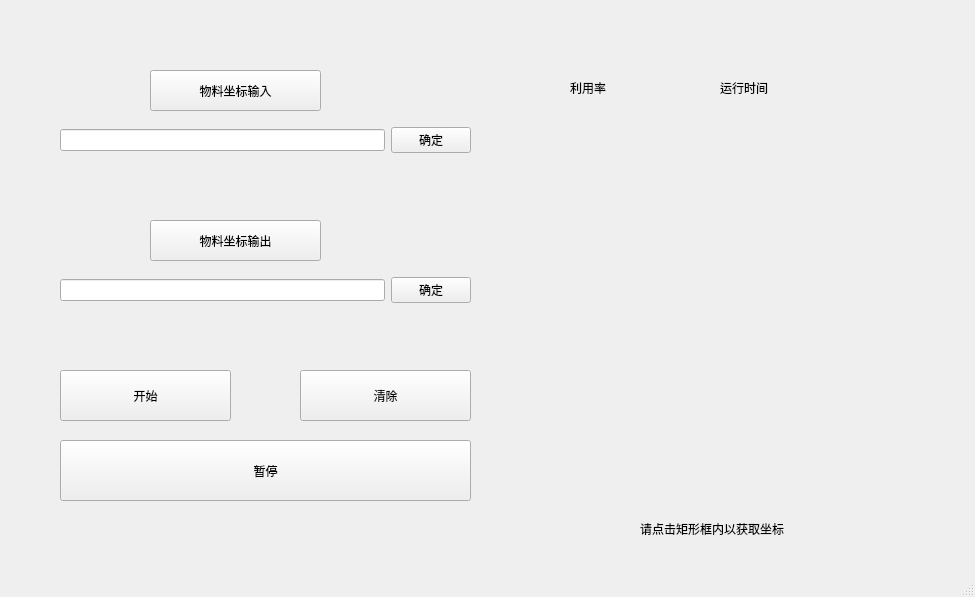
<?xml version="1.0" encoding="UTF-8"?>
<ui version="4.0">
 <class>MainWindow</class>
 <widget class="QMainWindow" name="MainWindow">
  <property name="geometry">
   <rect>
    <x>0</x>
    <y>0</y>
    <width>975</width>
    <height>597</height>
   </rect>
  </property>
  <property name="windowTitle">
   <string>MainWindow</string>
  </property>
  <widget class="QWidget" name="centralwidget">
   <widget class="QToolButton" name="toolButton">
    <property name="geometry">
     <rect>
      <x>150</x>
      <y>70</y>
      <width>171</width>
      <height>41</height>
     </rect>
    </property>
    <property name="text">
     <string>物料坐标输入</string>
    </property>
   </widget>
   <widget class="QWidget" name="layoutWidget">
    <property name="geometry">
     <rect>
      <x>60</x>
      <y>270</y>
      <width>411</width>
      <height>41</height>
     </rect>
    </property>
    <layout class="QHBoxLayout" name="horizontalLayout_2">
     <item>
      <widget class="QLineEdit" name="lineEdit_1"/>
     </item>
     <item>
      <widget class="QPushButton" name="pushButton_2">
       <property name="text">
        <string>确定</string>
       </property>
      </widget>
     </item>
    </layout>
   </widget>
   <widget class="QPushButton" name="pushButton_3">
    <property name="geometry">
     <rect>
      <x>60</x>
      <y>370</y>
      <width>171</width>
      <height>51</height>
     </rect>
    </property>
    <property name="text">
     <string>开始</string>
    </property>
   </widget>
   <widget class="QLabel" name="label_3">
    <property name="geometry">
     <rect>
      <x>640</x>
      <y>520</y>
      <width>211</width>
      <height>17</height>
     </rect>
    </property>
    <property name="text">
     <string>请点击矩形框内以获取坐标</string>
    </property>
   </widget>
   <widget class="QToolButton" name="toolButton_1">
    <property name="geometry">
     <rect>
      <x>150</x>
      <y>220</y>
      <width>171</width>
      <height>41</height>
     </rect>
    </property>
    <property name="text">
     <string>物料坐标输出</string>
    </property>
   </widget>
   <widget class="QWidget" name="layoutWidget">
    <property name="geometry">
     <rect>
      <x>60</x>
      <y>120</y>
      <width>411</width>
      <height>41</height>
     </rect>
    </property>
    <layout class="QHBoxLayout" name="horizontalLayout">
     <item>
      <widget class="QLineEdit" name="lineEdit"/>
     </item>
     <item>
      <widget class="QPushButton" name="pushButton_1">
       <property name="text">
        <string>确定</string>
       </property>
      </widget>
     </item>
    </layout>
   </widget>
   <widget class="QLabel" name="label">
    <property name="geometry">
     <rect>
      <x>570</x>
      <y>80</y>
      <width>131</width>
      <height>16</height>
     </rect>
    </property>
    <property name="text">
     <string>利用率</string>
    </property>
   </widget>
   <widget class="QLabel" name="label_2">
    <property name="geometry">
     <rect>
      <x>720</x>
      <y>80</y>
      <width>171</width>
      <height>16</height>
     </rect>
    </property>
    <property name="text">
     <string>运行时间</string>
    </property>
   </widget>
   <widget class="QPushButton" name="pushButton">
    <property name="geometry">
     <rect>
      <x>60</x>
      <y>440</y>
      <width>411</width>
      <height>61</height>
     </rect>
    </property>
    <property name="text">
     <string>暂停</string>
    </property>
   </widget>
   <widget class="QPushButton" name="pushButton_4">
    <property name="geometry">
     <rect>
      <x>300</x>
      <y>370</y>
      <width>171</width>
      <height>51</height>
     </rect>
    </property>
    <property name="text">
     <string>清除</string>
    </property>
   </widget>
  </widget>
  <widget class="QStatusBar" name="statusBar"/>
 </widget>
 <resources/>
 <connections/>
</ui>
